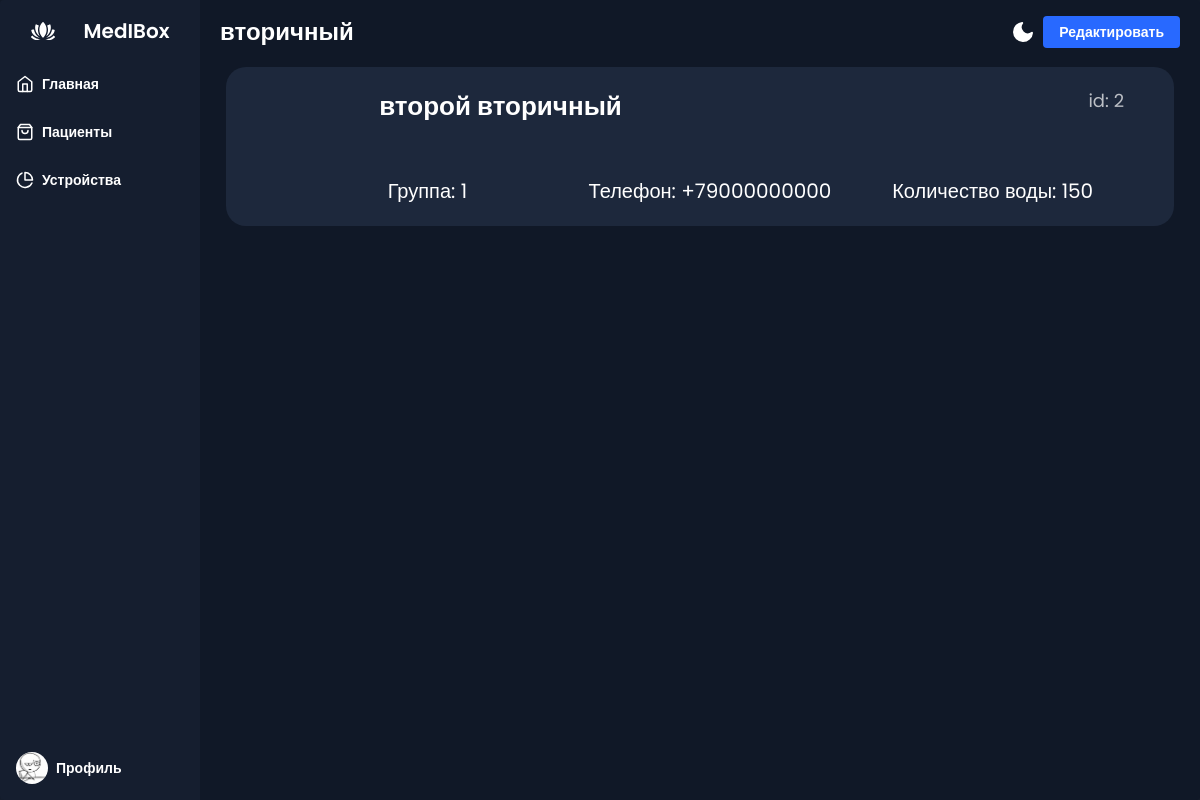
Page /patients/2/ on the committed database.
### patients/models.py (models this page shows, shortened)
class Patient(models.Model):
    user = models.ForeignKey(User, on_delete=models.CASCADE, related_name='patients')
    groups = models.ForeignKey(Groups, on_delete=models.CASCADE, related_name='patients')
    first_name = models.CharField(max_length=256)
    username = models.CharField(max_length=256)
    fingerprint = models.PositiveIntegerField()
    portion_of_water = models.CharField(max_length=256)
    number = models.CharField(max_length=256, default="+79000000000")
    voices = models.ForeignKey(Voices, on_delete=models.CASCADE)
    slug = models.SlugField(max_length=200, unique=True, blank=True, null=True, verbose_name='URL')
    class Meta:
        verbose_name = 'Пациента'
        verbose_name_plural = 'Пациенты'
        db_table = 'Patients'

### patients/views.py (the view)
# urls.py: path('patients/<slug:patient_slug>/', views.patient_detail, name='patient'),
def patient_detail(request, patient_slug):
    patient = list(Patient.objects.filter(slug=patient_slug).values_list()[0])
    p = Patient.objects.filter(slug=patient_slug).values()
    title = 'MedIBox - Пользователи/' + patient[4]
    context = {
        'title': title,
        'group': patient[2],
        'id': patient[5],
        'first_name': patient[3],
        'username': patient[4],
        'portion_of_water': patient[6],
        'phone_number': patient[7]
    }
    return render(request, 'patient.html', context)

### patients/templates/patient.html
{% extends "base.html" %}
{% load static %}
{% block content %}
    <div class="app-content-header">
        <h1 class="app-content-headerText">{{ username }}</h1>
        <button class="mode-switch" title="Switch Theme">
            <svg class="moon" fill="none" stroke="currentColor" stroke-linecap="round" stroke-linejoin="round" stroke-width="2" width="24" height="24" viewBox="0 0 24 24">
                <defs></defs>
                <path d="M21 12.79A9 9 0 1111.21 3 7 7 0 0021 12.79z"></path>
            </svg>
        </button>
        <button class="app-content-headerButton">Редактировать</button>
    </div>
    <div class="patient">
        <div class="patient__content">
            <div class="patient__content_user">
                <p class="patient__content-TextName">{{ first_name }} {{ username }}</p>
                <p class="patient__content-TextID">id: {{ id }}</p>
            </div>
            <div class="patient__content_info">
                <p class="patient__content-TextField">Группа: {{ group }}</p>
                <p class="patient__content-TextField">Телефон: {{ phone_number }}</p>
                <p class="patient__content-TextField">Количество воды: {{ portion_of_water }}</p>
            </div>
        </div>
    </div>
{% endblock %}

### static/css/styles.css (style rules this page uses)
*, *::before, *::after { box-sizing: border-box; }
body, :where(blockquote, figure):where([class]) { margin: 0; }
:where(h1, h2, h3, h4, h5, h6, p, ul, ol, dl):where([class]) { margin-block: 0; }
p { --paragraphMarginBottom: 24px; margin-block: 0; }
input, textarea, select, button { font: inherit; }
html { height: 100%; scroll-behavior: smooth; }
body { min-height: 100%; line-height: 1.5; }
:root { --bgColor-primary: #d9d9d9; --bgColor-inverse: #000000; --bgColor-footer: #464a53; --color-gray: #394a58; --color-red: #FA5252; --color-green: #a3a86b; --color-blue: #0066a1; --color-white: #ffffff; }
:root { --app-bg: #101827; --sidebar: rgba(21, 30, 47,1); --sidebar-main-color: #fff; --table-border: #1a2131; --table-header: #1a2131; --app-content-main-color: #fff; --sidebar-link: #fff; --sidebar-active-link: #1d283c; --sidebar-hover-link: #1a2539; --action-color: #2869ff; --action-color-hover: #6291fd; --app-content-secondary-color: #1d283c; --filter-reset: #2c394f; --filter-shadow: rgba(16, 24, 39, 0.8) 0px 6px 12px -2px, rgba(0, 0, 0, 0.3) 0px 3px 7px -3px; }
html { font-family: "Inter", sans-serif; font-weight: 600; font-style: normal; }
body { background-color: var(--bgColor-primary); }
a, button, input, svg, textarea * { transition-duration: var(--transition-duration); }
* { box-sizing: border-box; }
body, html { margin: 0; padding: 0; height: 100%; width: 100%; }
body { overflow: auto; font-family: "Poppins", sans-serif; background-color: var(--app-bg); -webkit-font-smoothing: antialiased; -moz-osx-font-smoothing: grayscale; }
.mode-switch { background-color: transparent; border: none; padding: 0; color: var(--app-content-main-color); display: flex; justify-content: center; align-items: center; margin-left: auto; margin-right: 8px; cursor: pointer; }
.mode-switch .moon { fill: var(--app-content-main-color); }
.app-content-header { display: flex; align-items: center; justify-content: space-between; padding: 0 4px; }
.app-content-headerText { color: var(--app-content-main-color); font-size: 24px; line-height: 32px; margin: 0; }
.app-content-headerButton { background-color: var(--action-color); color: #fff; font-size: 14px; line-height: 24px; border: none; border-radius: 4px; height: 32px; padding: 0 16px; transition: 0.2s; cursor: pointer; }
.patient { margin-top: 2%; font-size: 28px; padding: 0 10px; column-gap: 30px; display: grid; grid-template-columns: 1fr; width: 100%; }
.patient__content { background-color: var(--app-content-secondary-color); border-radius: 20px; padding: 20px 50px; display: flex; flex-direction: column; column-gap: 25px; row-gap: 50px; align-items: center; }
.patient__content_user { display: flex; flex-direction: row; width: 100%; }
.patient__content_info { display: flex; flex-direction: row; width: 100%; }
.patient__content-TextField { width: 100%; height: 100%; background-color: transparent; border-radius: 10px; color: var(--app-content-main-color); padding-left: 20px; font-size: 20px; text-align: center; font-weight: normal; }
.patient__content-TextName { width: 100%; height: 100%; background-color: transparent; border-radius: 10px; color: var(--app-content-main-color); padding-left: 20px; font-size: 26px; text-align: center; }
.patient__content-TextID { width: 100%; height: 100%; background-color: transparent; border-radius: 10px; color: var(--app-content-main-color); float: right; font-size: 18px; opacity: 0.7; font-weight: normal; text-align: right; }

### rows in the picture
Patient: username "вторичный", first_name "второй", number "+79000000000", portion_of_water "150"

### other values in the picture
{{ id }} "2"
{{ group }} "1"
